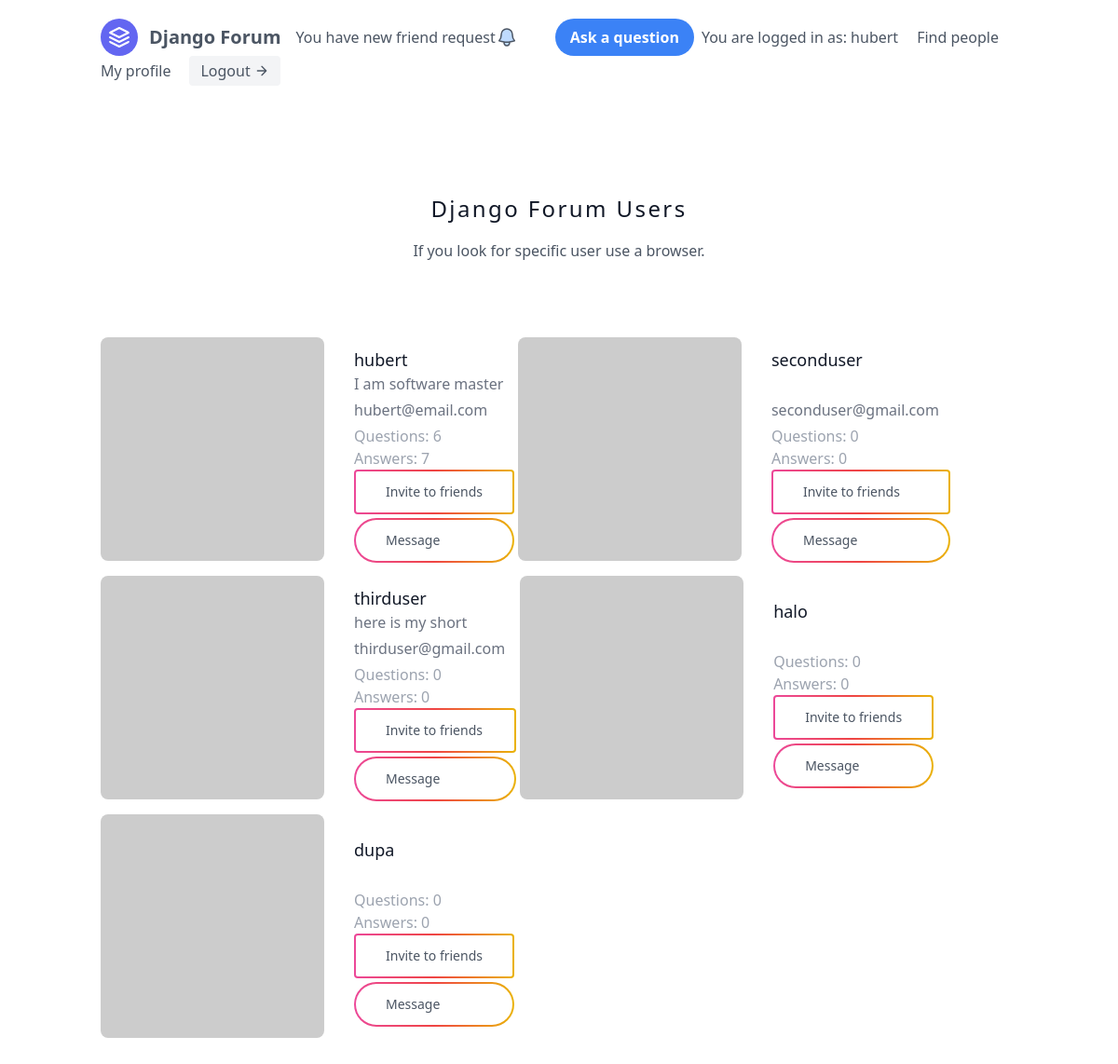
Page /forum/find_people/ (signed in) on the committed database.
### forum/models.py (models this page shows)
class User(AbstractUser):
    friends = models.ManyToManyField("User", blank=True)
    short_about_me = models.CharField(max_length=20, blank=True, null=True)
    number_of_questions = models.IntegerField(default=0)
    number_of_answers = models.IntegerField(default=0)
    description = models.CharField(max_length=1000, blank=True, null=True)

### forum/views.py (the view)
# urls.py: path('find_people/', views.FindPeopleView.as_view(), name='find_people'),
class FindPeopleView(TemplateView):
    template_name = "forum/find_people_page.html"
    def get_context_data(self, **kwargs):
        context = super().get_context_data(**kwargs)
        context['all_users'] = User.objects.all()
        context['all_friend_requests'] = Friend_Request.objects.filter(to_user=self.request.user)
        return context

### forum/templates/forum/find_people_page.html
{% extends "header.html" %}
{% block content %}
  <section class="text-gray-600 body-font">
    <div class="container px-5 py-24 mx-auto">
      <div class="flex flex-col text-center w-full mb-20">
        <h1 class="text-2xl font-medium title-font mb-4 text-gray-900 tracking-widest">Django Forum Users</h1>
        <p class="lg:w-2/3 mx-auto leading-relaxed text-base">If you look for specific user use a browser.</p>
      </div>
      <div class="flex flex-wrap">
            {% for user in all_users %}
          <div class="h-full flex sm:flex-row flex-col items-center sm:justify-start justify-center text-center sm:text-left">
            <img alt="team" class="flex-shrink-0 rounded-lg w-60 h-60 object-cover object-center sm:mb-4 mb-4" src="https://dummyimage.com/200x200">
            <div class="flex-grow sm:pl-8">
              <h2 class="title-font font-medium text-lg text-gray-900 mr-4">{{user.username}}</h2>
              {% if user.short_about_me != none%}
                <h3 class="text-gray-500 mb-1">{{user.short_about_me}}</h3>
                <h3 class="text-gray-500 mb-1 mr-4">{{user.email}}</h3>
                <h1 class="text-gray-400 mb-0.1 mr-4">Questions: {{user.number_of_questions}}</h1>
                <h1 class="text-gray-400 mb-0.1 mr-4">Answers: {{user.number_of_answers}}</h1>
                <span class="flex flex-col">
                    <a href="{% url 'forum:send_friend_request' user.id %}" class="inline-block p-[2px] rounded bg-gradient-to-r from-pink-500 via-red-500 to-yellow-500 hover:text-white active:text-opacity-75 focus:outline-none focus:ring mb-1 mr-1">
                        <span class="block px-8 py-3 text-sm font-medium bg-white rounded-sm hover:bg-transparent">
                        Invite to friends
                        </span>
                    </a>
                    <a class="inline-block p-[2px] rounded-full bg-gradient-to-r from-pink-500 via-red-500 to-yellow-500 hover:text-white active:text-opacity-75 focus:outline-none focus:ring mb-1 mr-1">
                        <span class="block px-8 py-3 text-sm font-medium bg-white rounded-full hover:bg-transparent">
                        Message
                        </span>
                    </a>
                </span>
              {% else %}
                <h3 class="text-gray-500 mb-1 mr-4 mt-7">{{user.email}}</h3>
                <h1 class="text-gray-400 mb-0.1 mr-4">Questions: {{user.number_of_questions}}</h1>
                <h1 class="text-gray-400 mb-0.1 mr-4">Answers: {{user.number_of_answers}}</h1>
                <span class="flex flex-col">
                    <a href="{% url 'forum:send_friend_request' user.id %}" class="inline-block p-[2px] rounded bg-gradient-to-r from-pink-500 via-red-500 to-yellow-500 hover:text-white active:text-opacity-75 focus:outline-none focus:ring mb-1 mr-1">
                        <span class="block px-8 py-3 text-sm font-medium bg-white rounded-sm hover:bg-transparent">
                        Invite to friends
                        </span>
                    </a>
                    <a class="inline-block p-[2px] rounded-full bg-gradient-to-r from-pink-500 via-red-500 to-yellow-500 hover:text-white active:text-opacity-75 focus:outline-none focus:ring mb-1 mr-1">
                        <span class="block px-8 py-3 text-sm font-medium bg-white rounded-full hover:bg-transparent">
                        Message
                        </span>
                    </a>
                </span>
                {% endif %}
              </div>
            </div>
            {% endfor %}
    </div>
  </section>
{% endblock content %}

### forum/templates/header.html (shortened to what this page needs)
<!DOCTYPE html>
<html>
    <head>
        <link rel="stylesheet" href="">
        <script src="https://cdn.tailwindcss.com"></script>
    </head>
    <body>
        <header class="text-gray-600 body-font">
            <div class="container mx-auto flex flex-wrap p-5 flex-col md:flex-row items-center">
              <a class="flex title-font font-medium items-center text-gray-900 mb-4 md:mb-0">
                <svg xmlns="http://www.w3.org/2000/svg" fill="none" stroke="currentColor" stroke-linecap="round" stroke-linejoin="round" stroke-width="2" class="w-10 h-10 text-white p-2 bg-indigo-500 rounded-full" viewBox="0 0 24 24">
                  <path d="M12 2L2 7l10 5 10-5-10-5zM2 17l10 5 10-5M2 12l10 5 10-5"></path>
                </svg>
                <a href="/forum" class="ml-3 text-xl font-bold">Django Forum</a>
              </a>
              <nav class="md:ml-auto flex flex-wrap items-center text-base justify-center">
                <a class=" hover:text-gray-900">You have new friend request</a>
                <a href="{% url 'forum:create_post' %}" class="bg-blue-500 hover:bg-blue-700 text-white font-bold py-2 px-4 rounded-full mr-2 ml-10">
                  Ask a question
              </a>
                {% if request.user.is_authenticated %}
                  <a class="mr-5 hover:text-gray-900">You are logged in as: {{request.user}}</a>
                  <a class="mr-5 hover:text-gray-900" href="{% url 'forum:find_people' %}" class="ml-3 text-xl">Find people</a>
                {% endif %}
              </nav>
              {% if request.user.is_authenticated %}
                <a class="mr-5 hover:text-gray-900" href="{% url 'forum:my_profile' request.user.pk %}" class="ml-3 text-xl">My profile</a>
                <button onclick="location.href='/forum/logout' "class="inline-flex items-center bg-gray-100 border-0 py-1 px-3 focus:outline-none hover:bg-gray-200 rounded text-base mt-4 md:mt-0">Logout
                  <svg fill="none" stroke="currentColor" stroke-linecap="round" stroke-linejoin="round" stroke-width="2" class="w-4 h-4 ml-1" viewBox="0 0 24 24">
                    <path d="M5 12h14M12 5l7 7-7 7"></path>
                  </svg>
                </button>
              {% endif %}
            </div>
        </header>
        {% block content %}
        {% endblock content %}
    </body>
</html>

### rows in the picture
User: user "hubert", username "hubert", short_about_me "I am software master", email "hubert@email.com", number_of_questions "6", number_of_answers "7"
User: username "seconduser", email "seconduser@gmail.com", number_of_questions "0", number_of_answers "0"
User: username "thirduser", short_about_me "here is my short", email "thirduser@gmail.com", number_of_questions "0", number_of_answers "0"
User: username "halo", number_of_questions "0", number_of_answers "0"
User: username "dupa", number_of_questions "0", number_of_answers "0"
